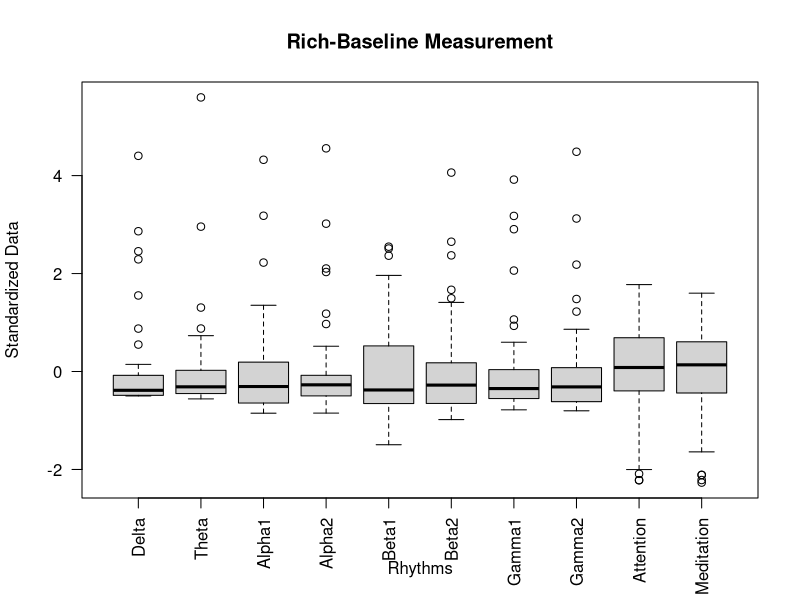
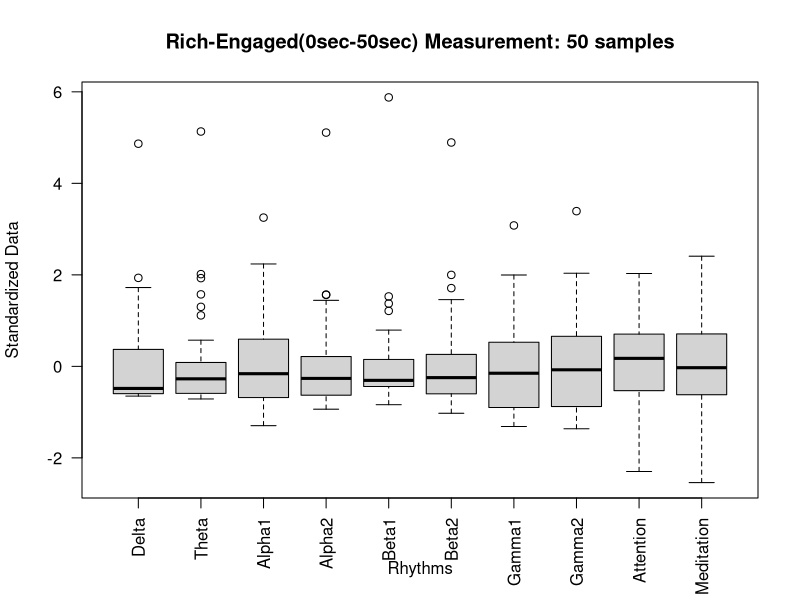
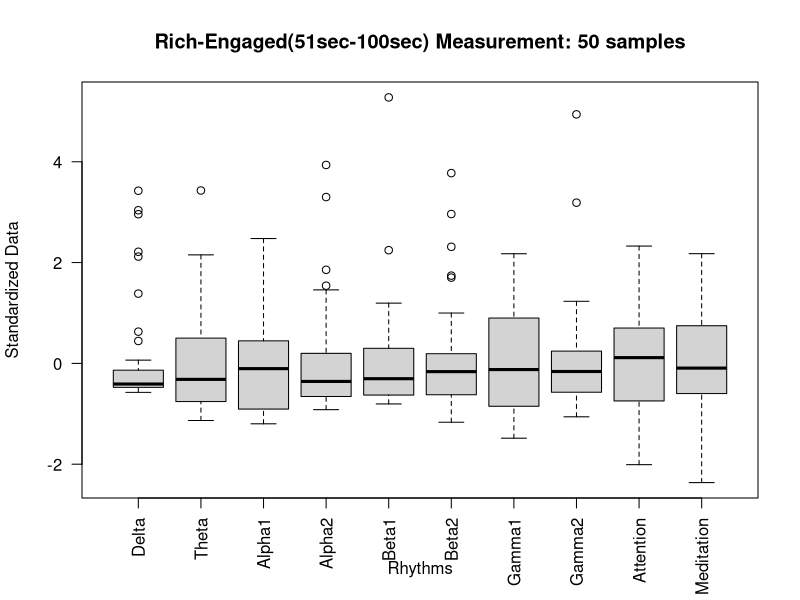
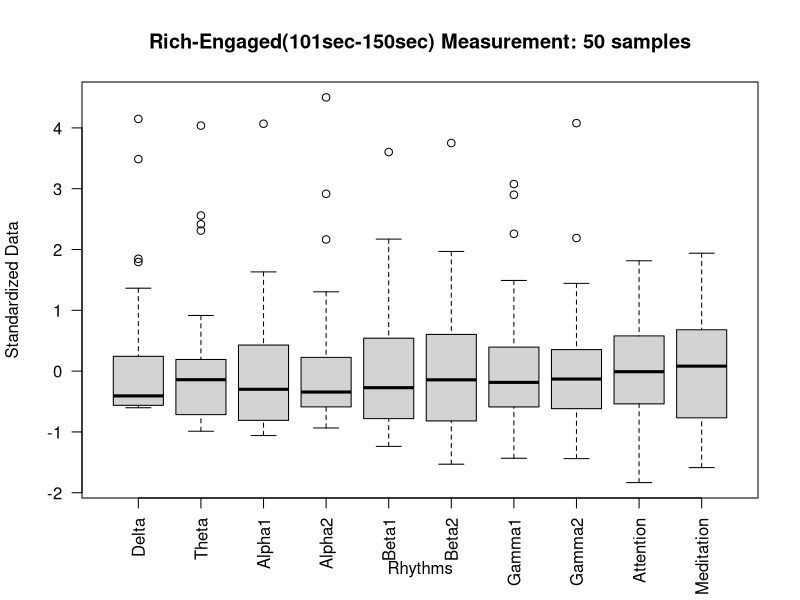
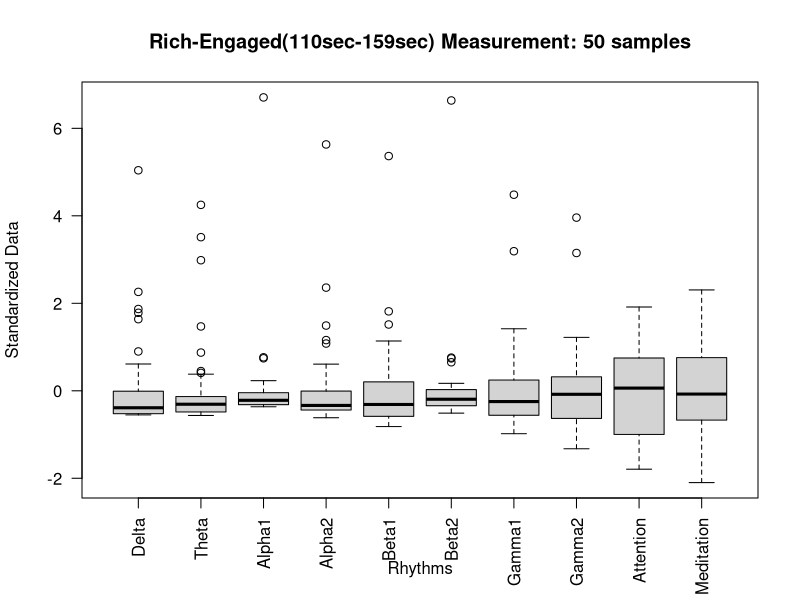
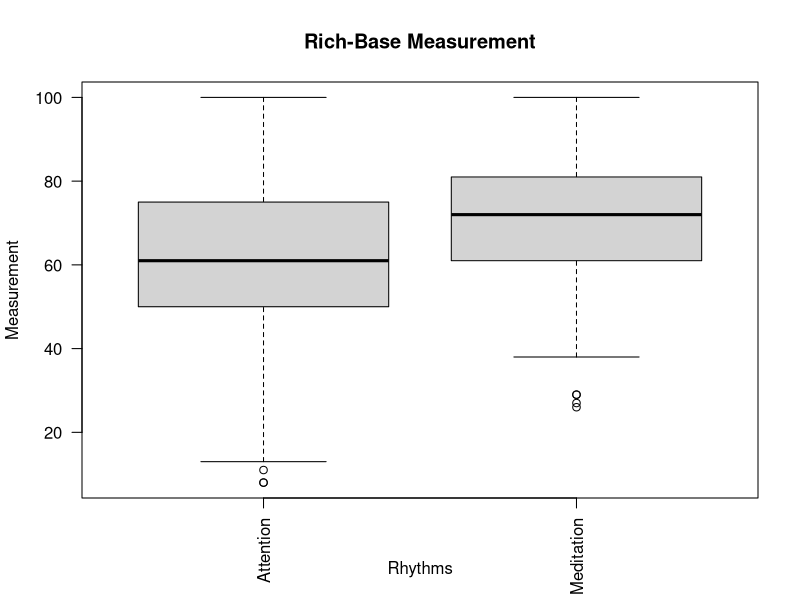
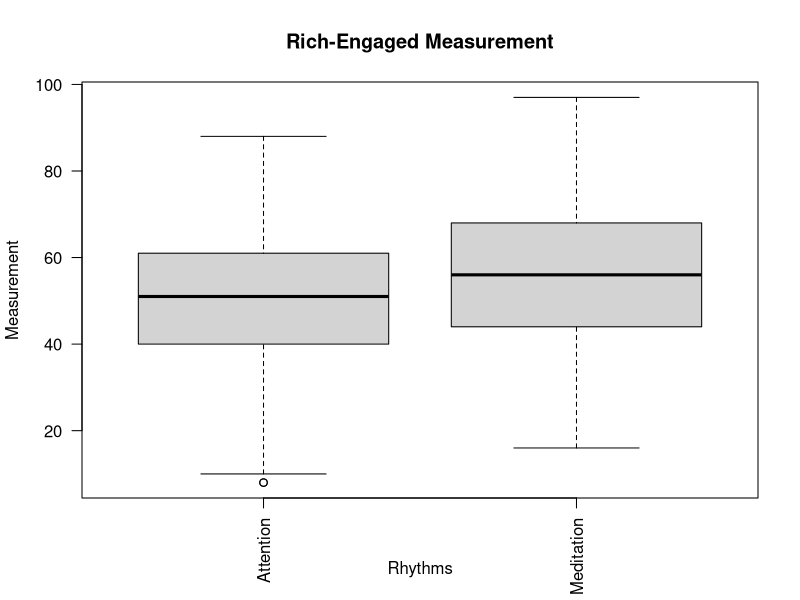
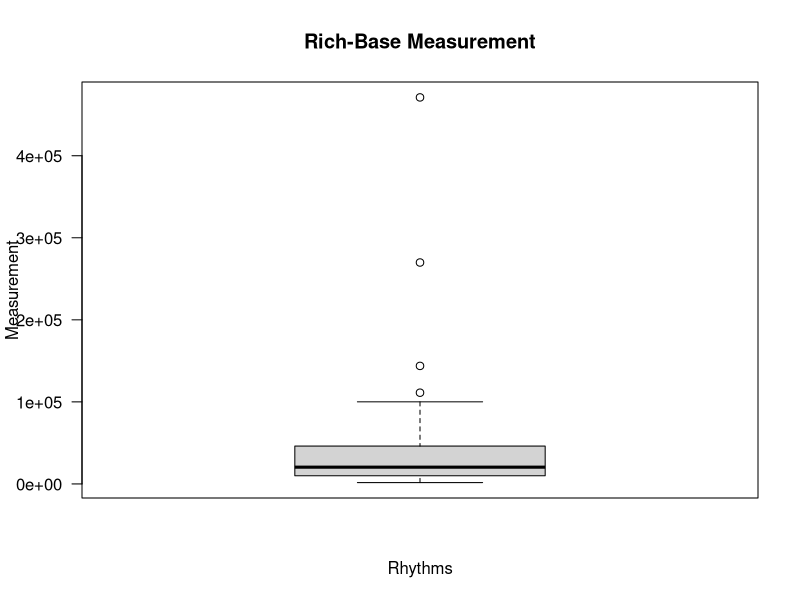

Write the R code that produced these figures, in order.
## ---- chunk 1
knitr::opts_chunk$set(echo = TRUE)
## ---- chunk 2
rich=read.table("./neuroc1.Rdata.txt", header=T, na.strings="NA")
peder=read.table("./neuroc2.Rdata.txt", header=T, na.strings="NA")
hwi=read.table("./neuroc3.Rdata.txt", header=T, na.strings="NA")
test=rich
rich$Derived=NULL
rich$totPwr=NULL
rich$class=NULL
peder$Derived=NULL
peder$totPwr=NULL
peder$class=NULL
hwi$Derived=NULL
hwi$totPwr=NULL
hwi$class=NULL
rich.std=rich[,2:ncol(rich)]
rich.std=as.data.frame(scale(rich[,2:ncol(rich)]))
peder.std=peder[,2:ncol(peder)]
peder.std=as.data.frame(scale(peder[,2:ncol(peder)]))
hwi.std=hwi[,2:ncol(hwi)]
hwi.std=as.data.frame(scale(hwi[,2:ncol(hwi)]))
total=rbind(rich[,2:ncol(rich)], peder[,2:ncol(rich)],hwi[,2:ncol(rich)])
total.std=total
total.std=as.data.frame(scale(total))
#base
richBase=rich[5:54,]
pederBase=peder[5:54,]
hwiBase=hwi
richBase.std=richBase
richBase.std=as.data.frame(scale(richBase))
pederBase.std=pederBase
pederBase.std=as.data.frame(scale(pederBase))
hwiBase.std=hwiBase
hwiBase.std=as.data.frame(scale(hwiBase))
#engaged
richEngagedOne=rich[55:104,]
richEngagedTwo=rich[105:154,]
richEngagedThree=rich[155:204,]
richEngagedLast=rich[164:213,]
richEngagedOne.std=richEngagedOne
richEngagedOne.std=as.data.frame(scale(richEngagedOne))
richEngagedTwo.std=richEngagedTwo
richEngagedTwo.std=as.data.frame(scale(richEngagedTwo))
richEngagedThree.std=richEngagedThree
richEngagedThree.std=as.data.frame(scale(richEngagedThree))
richEngagedLast.std=richEngagedLast
richEngagedLast.std=as.data.frame(scale(richEngagedLast))
pederEngagedOne=peder[55:104,]
pederEngagedTwo=peder[105:154,]
pederEngagedThree=peder[155:204,]
pederEngagedLast=peder[171:220,]
pederEngagedOne.std=pederEngagedOne
pederEngagedOne.std=as.data.frame(scale(pederEngagedOne))
pederEngagedTwo.std=pederEngagedTwo
pederEngagedTwo.std=as.data.frame(scale(pederEngagedTwo))
pederEngagedThree.std=pederEngagedThree
pederEngagedThree.std=as.data.frame(scale(pederEngagedThree))
pederEngagedLast.std=pederEngagedLast
pederEngagedLast.std=as.data.frame(scale(pederEngagedLast))
hwiEngagedOne=hwi[55:104,]
hwiEngagedTwo=hwi[105:154,]
hwiEngagedThree=hwi[155:204,]
hwiEngagedLast=hwi[164:213,]
hwiEngagedOne.std=hwiEngagedOne
hwiEngagedOne.std=as.data.frame(scale(hwiEngagedOne))
hwiEngagedTwo.std=hwiEngagedTwo
hwiEngagedTwo.std=as.data.frame(scale(hwiEngagedTwo))
hwiEngagedThree.std=hwiEngagedThree
hwiEngagedThree.std=as.data.frame(scale(hwiEngagedThree))
hwiEngagedLast.std=hwiEngagedLast
hwiEngagedLast.std=as.data.frame(scale(hwiEngagedLast))
richEngagedTotal=rich[55:213,]
richEngagedTotal.std=richEngagedTotal
richEngagedTotal.std=as.data.frame(scale(richEngagedTotal))
pederEngagedTotal=peder[55:213,]
pederEngagedTotal.std=pederEngagedTotal
pederEngagedTotal.std=as.data.frame(scale(pederEngagedTotal))
hwiEngagedTotal=hwi[55:213,]
hwiEngagedTotal.std=hwiEngagedTotal
hwiEngagedTotal.std=as.data.frame(scale(hwiEngagedTotal))
## ---- chunk 3
#par(mar=c(,5,1,1))
boxplot(richBase.std[,2:ncol(richBase.std)],las=2,main="Rich-Baseline Measurement", xlab="Rhythms",ylab="Standardized Data")
boxplot(richEngagedOne.std[,2:ncol(richEngagedOne.std)],las=2,main="Rich-Engaged(0sec-50sec) Measurement: 50 samples", xlab="Rhythms",ylab="Standardized Data")
boxplot(richEngagedTwo.std[,2:ncol(richEngagedTwo.std)],las=2,main="Rich-Engaged(51sec-100sec) Measurement: 50 samples", xlab="Rhythms",ylab="Standardized Data")
boxplot(richEngagedThree.std[,2:ncol(richEngagedThree.std)],las=2,main="Rich-Engaged(101sec-150sec) Measurement: 50 samples", xlab="Rhythms",ylab="Standardized Data")
boxplot(richEngagedLast.std[,2:ncol(richEngagedLast.std)],las=2,main="Rich-Engaged(110sec-159sec) Measurement: 50 samples", xlab="Rhythms",ylab="Standardized Data")
boxplot(richBase[,10:ncol(richBase)],las=2,main="Rich-Base Measurement", xlab="Rhythms",ylab="Measurement")
boxplot(richEngagedTotal[,10:ncol(richEngagedTotal)],las=2,main="Rich-Engaged Measurement", xlab="Rhythms",ylab="Measurement")
boxplot(richBase[,3],las=2,main="Rich-Base Measurement", xlab="Rhythms",ylab="Measurement")
boxplot(richEngagedTotal[,3],las=2,main="Rich-Engaged Measurement", xlab="Rhythms",ylab="Measurement")
boxplot(richBase[,6:7],las=2,main="Rich-Base Measurement", xlab="Rhythms",ylab="Measurement")
boxplot(richEngagedTotal[,6:7],las=2,main="Rich-Engaged Measurement", xlab="Rhythms",ylab="Measurement")
boxplot(richBase[,7:9],las=2,main="Rich-Base Measurement", xlab="Rhythms",ylab="Measurement")
boxplot(richEngagedTotal[,7:9],las=2,main="Rich-Engaged Measurement", xlab="Rhythms",ylab="Measurement")
## ---- chunk 4
boxplot(pederBase.std[,2:ncol(pederBase.std)],las=2, main="Peder-Baseline Measurement", xlab="Rhythms",ylab="Standardized Data")
boxplot(pederEngagedOne.std[,2:ncol(pederEngagedOne.std)],las=2,main="Peder-Engaged(0sec-50sec) Measurement: 50 samples", xlab="Rhythms",ylab="Standardized Data")
boxplot(pederEngagedTwo.std[,2:ncol(pederEngagedTwo.std)],las=2,main="Peder-Engaged(51sec-100sec) Measurement: 50 samples", xlab="Rhythms",ylab="Standardized Data")
boxplot(pederEngagedThree.std[,2:ncol(pederEngagedThree.std)],las=2,main="Peder-Engaged(101sec-150sec) Measurement: 50 samples", xlab="Rhythms",ylab="Standardized Data")
boxplot(pederEngagedLast.std[,2:ncol(pederEngagedLast.std)],las=2,main="Peder-Engaged(110sec-159sec) Measurement: 50 samples", xlab="Rhythms",ylab="Standardized Data")
boxplot(pederEngagedLast.std[,2:ncol(pederEngagedTotal.std)],las=2,main="Peder-Engaged Measurement", xlab="Rhythms",ylab="Standardized Data")
boxplot(pederBase[,10:ncol(pederBase)],las=2,main="Peder-Base Measurement", xlab="Rhythms",ylab="Measurement")
boxplot(pederEngagedTotal[,10:ncol(pederEngagedTotal)],las=2,main="Peder-Engaged Measurement", xlab="Rhythms",ylab="Measurement")
## ---- chunk 5
boxplot(hwiBase.std[,2:ncol(hwiBase.std)],las=2, main="Hwi-Baseline Measurement", xlab="Rhythms",ylab="Standardized Data")
boxplot(hwiEngagedOne.std[,2:ncol(hwiEngagedOne.std)],las=2,main="Hwi-Engaged(0sec-50sec) Measurement: 50 samples", xlab="Rhythms",ylab="Standardized Data")
boxplot(hwiEngagedTwo.std[,2:ncol(hwiEngagedTwo.std)],las=2,main="Hwi-Engaged(51sec-100sec) Measurement: 50 samples", xlab="Rhythms",ylab="Standardized Data")
boxplot(hwiEngagedThree.std[,2:ncol(hwiEngagedThree.std)],las=2,main="Hwi-Engaged(101sec-150sec) Measurement: 50 samples", xlab="Rhythms",ylab="Standardized Data")
boxplot(hwiEngagedLast.std[,2:ncol(hwiEngagedLast.std)],las=2,main="Hwi-Engaged(110sec-159sec) Measurement: 50 samples", xlab="Rhythms",ylab="Standardized Data")
boxplot(hwiEngagedLast.std[,2:ncol(hwiEngagedLast.std)],las=2,main="Hwi-Engaged Measurement", xlab="Rhythms",ylab="Standardized Data")
boxplot(hwiEngagedLast.std[,2:ncol(hwiEngagedLast.std)],las=2,main="Hwi-Engaged Measurement", xlab="Rhythms",ylab="Raw Data")
boxplot(hwiBase[,10:ncol(hwiBase)],las=2,main="Hwi-Base Measurement", xlab="Rhythms",ylab="Measurement")
boxplot(hwiEngagedTotal[,10:ncol(hwiEngagedTotal)],las=2,main="Hwi-Engaged Measurement", xlab="Rhythms",ylab="Measurement")
## ---- chunk 6
rich.multivariate.attn = lm(Attention ~ Theta + Beta2, data = rich[,2:ncol(rich)])
summary(rich.multivariate.attn)
rich.multivariate.med = lm(Meditation ~ Theta + Alpha2, data = rich[,2:ncol(rich)])
summary(rich.multivariate.med)
## ---- chunk 7
peder.multivariate.std.attn = lm(Attention ~ Theta + Beta2, data = peder[,2:ncol(peder)])
summary(peder.multivariate.std.attn)
peder.multivariate.std.med = lm(Meditation ~ Theta + Alpha2, data = peder[,2:ncol(peder)])
summary(peder.multivariate.std.med)
## ---- chunk 8
hwi.multivariate.std.attn = lm(Attention ~ Theta + Beta2, data = hwi[,2:ncol(hwi)])
summary(hwi.multivariate.std.attn)
hwi.multivariate.std.med = lm(Meditation ~ Theta + Alpha2, data = hwi[,2:ncol(hwi)])
summary(hwi.multivariate.std.med)
## ---- chunk 9
ggplotRegression <- function (fit) {
require(ggplot2)
ggplot(fit$model, aes_string(x = paste(names(fit$model)[2], names(fit$model)[3], sep="  + "), y = names(fit$model)[1])) + 
  geom_point() +
  stat_smooth(method = "lm", col = "red") +
  labs(title = paste("Adj R2 = ",signif(summary(fit)$adj.r.squared, 5),
                     "Intercept =",signif(fit$coef[[1]],5 ),
                     " Slope =",signif(fit$coef[[2]], 5),
                     " P =",signif(summary(fit)$coef[2,4], 5)))
}
ggplotRegressionsingle <- function (fit) {
require(ggplot2)
ggplot(fit$model, aes_string(x =names(fit$model)[2], y = names(fit$model)[1])) + 
  geom_point() +
  stat_smooth(method = "lm", col = "red") +
  labs(title = paste("Adj R2 = ",signif(summary(fit)$adj.r.squared, 5),
                     "Intercept =",signif(fit$coef[[1]],5 ),
                     " Slope =",signif(fit$coef[[2]], 5),
                     " P =",signif(summary(fit)$coef[2,4], 5)))
}
## ---- chunk 10
ggplotRegression(rich.multivariate.attn)
summary(rich.multivariate.attn)
## ---- chunk 11
ggplotRegression(rich.multivariate.med)
summary(rich.multivariate.med)
## ---- chunk 12
boxplot(richBase[,10:ncol(richBase)],las=2,main="Rich-Base Measurement", xlab="Rhythms",ylab="Measurement")
boxplot(richEngagedTotal[,10:ncol(richEngagedTotal)],las=2,main="Rich-Engaged Measurement", xlab="Rhythms",ylab="Measurement")
boxplot(richBase[,3],main="Rich-Base Measurement", xlab="Rhythms",ylab="Measurement")
boxplot(richEngagedTotal[,3],las=2,main="Rich-Engaged Measurement", xlab="Rhythms",ylab="Measurement")
boxplot(richBase[,6:9],las=2,main="Rich-Base Measurement", xlab="Rhythms",ylab="Measurement")
boxplot(richEngagedTotal[,6:9],las=2,main="Rich-Engaged Measurement", xlab="Rhythms",ylab="Measurement")

boxplot(pederBase[,10:ncol(pederBase)],las=2,main="Peder-Base Measurement", xlab="Rhythms",ylab="Measurement")
boxplot(pederEngagedTotal[,10:ncol(pederEngagedTotal)],las=2,main="Peder-Engaged Measurement", xlab="Rhythms",ylab="Measurement")
boxplot(pederBase[,3],main="Peder-Base Measurement", xlab="Rhythms",ylab="Measurement")
boxplot(pederEngagedTotal[,3],las=2,main="Peder-Engaged Measurement", xlab="Rhythms",ylab="Measurement")
boxplot(pederBase[,6:9],las=2,main="Peder-Base Measurement", xlab="Rhythms",ylab="Measurement")
boxplot(pederEngagedTotal[,6:9],las=2,main="Peder-Engaged Measurement", xlab="Rhythms",ylab="Measurement")

boxplot(hwiBase[,10:ncol(hwiBase)],las=2,main="Hwi-Base Measurement", xlab="Rhythms",ylab="Measurement")
boxplot(hwiEngagedTotal[,10:ncol(hwiEngagedTotal)],las=2,main="Hwi-Engaged Measurement", xlab="Rhythms",ylab="Measurement")
boxplot(hwiBase[,3],main="Hwi-Base Measurement", xlab="Rhythms",ylab="Measurement")
boxplot(hwiEngagedTotal[,3],las=2,main="Hwi-Engaged Measurement", xlab="Rhythms",ylab="Measurement")
boxplot(hwiBase[,6:9],las=2,main="Hwi-Base Measurement", xlab="Rhythms",ylab="Measurement")
boxplot(hwiEngagedTotal[,6:9],las=2,main="Hwi-Engaged Measurement", xlab="Rhythms",ylab="Measurement")
## ---- chunk 13
total.multivariate.med = lm(Meditation ~ Theta+Alpha2, data = total.std)
summary(total.multivariate.med)
total.multivariate.attn = lm(Attention ~ Theta, data = total.std)
summary(total.multivariate.attn)
ggplotRegression(rich.multivariate.attn)
## ---- chunk 14
par(mfrow=c(1,2))
boxplot(richBase[3],las=2, main="Rich-Base Measurement", xlab="Rhythms",ylab="Measurement",show.names=TRUE)
boxplot(richEngagedTotal[3],las=2,main="Rich-Engaged Measurement", xlab="Rhythms",ylab="Measurement",show.names=TRUE)
boxplot(pederBase[3],main="Peder-Base Measurement", xlab="Rhythms",ylab="Measurement",show.names=TRUE)
boxplot(pederEngagedTotal[3],las=2,main="Peder-Engaged Measurement", xlab="Rhythms",ylab="Measurement",show.names=TRUE)
boxplot(hwiBase[3],main="Hwi-Base Measurement", xlab="Rhythms",ylab="Measurement",show.names=TRUE)
boxplot(hwiEngagedTotal[3],las=2,main="Hwi-Engaged Measurement", xlab="Rhythms",ylab="Measurement",show.names=TRUE)


## ---- chunk 15
par(mfrow=c(1,2))
par(mar = c(6.5, 6.5, 2, 2), mgp = c(5, 1, 0))
boxplot(richBase[,6:9],las=2,main="Rich-Base Measurement", xlab="Rhythms",ylab="Measurement")
boxplot(richEngagedTotal[,6:9],las=2,main="Rich-Engaged Measurement", xlab="Rhythms",ylab="Measurement")
boxplot(pederBase[,6:9],las=2,main="Peder-Base Measurement", xlab="Rhythms",ylab="Measurement")
boxplot(pederEngagedTotal[,6:9],las=2,main="Peder-Engaged Measurement", xlab="Rhythms",ylab="Measurement")
boxplot(hwiBase[,6:9],las=2,main="Hwi-Base Measurement", xlab="Rhythms",ylab="Measurement")
boxplot(hwiEngagedTotal[,6:9],las=2,main="Hwi-Engaged Measurement", xlab="Rhythms",ylab="Measurement")
